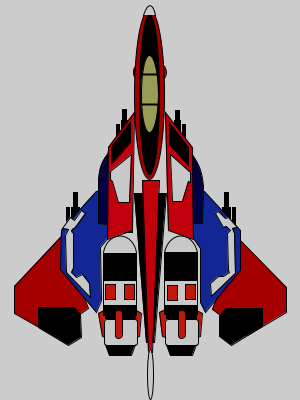
Frame 1 (no input)
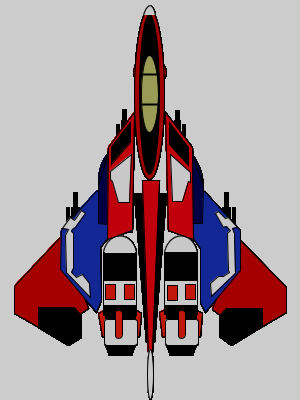
Frame 60 (the mouse pressed at the canvas centre just before this capture)
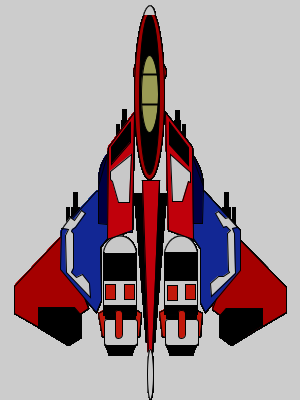
Frame 120 (the mouse held since frame 60 and released just before this capture)

The Processing sketch that drew these frames (run headless with seeded random() and noise(); from frame 60 on, the mouse is pressed at the canvas centre):

// Processing sketch: Russia
// ── Russia.pde
void setup(){
  size(300,400);
  smooth();
  colorMode(RGB);
}

void draw(){
  player3( );
  println(mouseX,mouseY);
 
}

  void player3(){
    stroke(1);
    //back guns
    fill(0);
    rect(73,192,4,15);
    rect(224,192,4,15);
    rect(71,207,8,15);
    rect(222,207,8,15);
    rect(66,207,3,15);
    rect(232,207,3,17);
    rect(122,109,4,15);
    rect(175,110,4,15);
    rect(121,120,6,15);
    rect(174,120,6,15);
    rect(116,124,3,15);
    rect(182,124,3,15);
    
    //wings
    fill(165,0,0);//gray
    beginShape();
    vertex(14,286);
    vertex(61,236);
    vertex(88,308);
    vertex(51,334);
    vertex(14,313);
    endShape(CLOSE);
    beginShape();
    vertex(286,287);
    vertex(286,312);
    vertex(247,335);
    vertex(212,309);
    vertex(238,238);
    endShape(CLOSE);
    
    fill(0);//black
    beginShape();
    vertex(38,307);
    vertex(74,307);
    vertex(80,314);
    vertex(81,337);
    vertex(68,345);
    vertex(38,327);
    endShape(CLOSE);
    beginShape();
    vertex(219,316);
    vertex(226,308);
    vertex(262,308);
    vertex(262,326);
    vertex(231,345);
    vertex(219,336);
    endShape(CLOSE);
    
    fill(18,39,148);//blue
    beginShape();
    vertex(96,191);
    vertex(61,230);
    vertex(60,269);
    vertex(96,312);
    vertex(101,300);
    vertex(100,247);
    vertex(112,232);
    vertex(132,232);
    vertex(131,186);
    endShape(CLOSE);
    beginShape();
    vertex(204,191);
    vertex(240,230);
    vertex(240,270);
    vertex(205,312);
    vertex(200,302);
    vertex(200,248);
    vertex(193,238);
    vertex(185,231);
    vertex(170,230);
    vertex(170,186);
    endShape(CLOSE);
    
    //white
    fill(200);
    beginShape();
    vertex(70,217);
    vertex(74,220);
    vertex(81,210);
    vertex(85,213);
    vertex(75,227);
    vertex(72,229);
    vertex(71,231);
    vertex(73,233);
    vertex(73,268);
    vertex(71,272);
    vertex(76,277);
    vertex(82,274);
    vertex(89,283);
    vertex(90,297);
    vertex(66,272);
    vertex(65,235);
    vertex(68,229);
    vertex(62,228);
    endShape(CLOSE);
    beginShape();
    vertex(228,217);
    vertex(225,218);
    vertex(218,211);
    vertex(215,213);
    vertex(223,227);
    vertex(226,226);
    vertex(230,230);
    vertex(227,233);
    vertex(228,270);
    vertex(229,272);
    vertex(223,276);
    vertex(218,276);
    vertex(210,283);
    vertex(211,296);
    vertex(235,273);
    vertex(234,233);
    vertex(232,228);
    vertex(237,227);
    endShape(CLOSE);
    
    //guns
    //red
    fill(194,24,11);
    beginShape();
    vertex(121,301);
    vertex(98,313);
    vertex(102,336);
    vertex(119,342);
    vertex(139,336);
    vertex(141,313);
    endShape(CLOSE);//l
    beginShape();
    vertex(159,312);
    vertex(162,336);
    vertex(180,342);
    vertex(200,336);
    vertex(202,313);
    vertex(180,302);
    endShape(CLOSE);
    
    //black
    fill(0);
    rect(105,315,30,30);
    rect(166,315,30,30);
    quad(105,344,109,355,131,355,135,344);
    quad(166,344,170,355,192,355,196,344);
    
    rect(103,253,33,62);//l
    rect(164,252,33,62);//r
    //white
    fill(200);
    bezier(103,252,107,230,132,230,136,252);//l
    bezier(164,252,169,230,192,230,197,252);//r
   
    rect(103,280,33,25);//l
    rect(164,280,33,25);//r
    rect(104,319,33,26,3);//l
    rect(165,319,33,26,3);//r
    fill(194,24,11);
    rect(115,310,7,28,8);//l
    rect(178,310,7,28,8);//r
    
    fill(194,24,11);
    rect(105,284,10,15);
    rect(124,284,10,15);
    rect(167,285,10,15);
    rect(185,284,10,15);
    
    //body-wings

    fill(0,0,67);//blue
    bezier(107,154,101,162,98,169,98,187);
    bezier(191,153,199,164,202,172,203,187);
    quad(107,154,98,186,98,223,107,224);
    quad(191,153,203,186,202,223,192,223);
    fill(192,0,11);//red
    quad(134,112,108,147,107,239,132,230);
    quad(165,112,192,147,193,239,168,230);
    //black
    fill(0);
    quad(130,122,130,142,111,164,111,147);
    quad(169,122,188,147,188,165,169,144);
    //white
    fill(200);
    beginShape();
    vertex(131,154);
    vertex(129,202);
    vertex(118,202);
    vertex(112,181);
    vertex(110,179);
    vertex(110,171);
    endShape(CLOSE);
    beginShape();
    vertex(170,154);
    vertex(190,172);
    vertex(190,182);
    vertex(188,181);
    vertex(182,201);
    vertex(172,201);
    endShape(CLOSE);
    
    fill(0);
    quad(134,193,166,193,154,342,146,342);
    fill(192,0,11);
    quad(142,180,159,180,152,352,148,352);
    //white
    fill(200);
    ellipse(150,374,6,50);
    
    //head
    fill(160,0,0);
    ellipse(149.5,72,33,25);
    ellipse(149.5,94,30,170);
    fill(0);
    ellipse(149.5,94,20,160);
    fill(154,155,84);
    ellipse(149.5,94,17,77);
    strokeWeight(2);
    line(143,74,158,74);
    line(142,104,158,104);
    strokeWeight(1);
    fill(200);
    bezier(143,15,147,2,153,2,155.5,15);
  }
